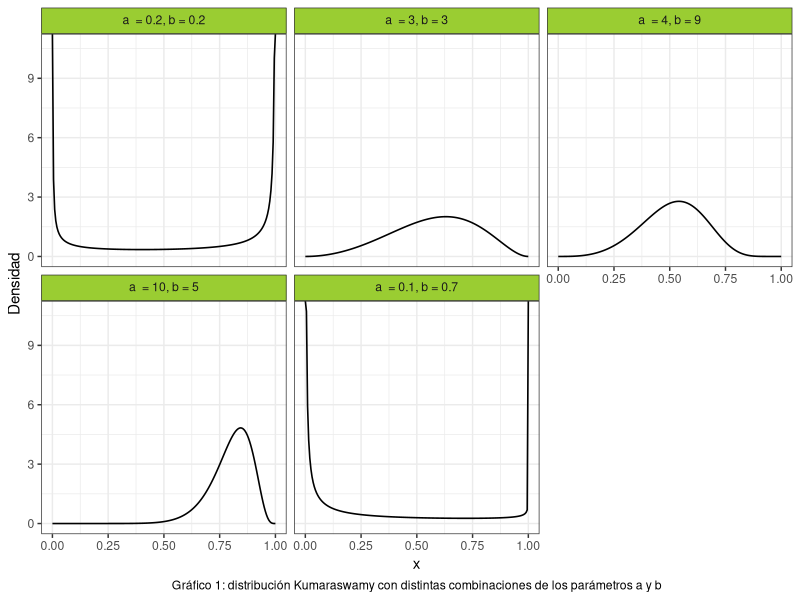
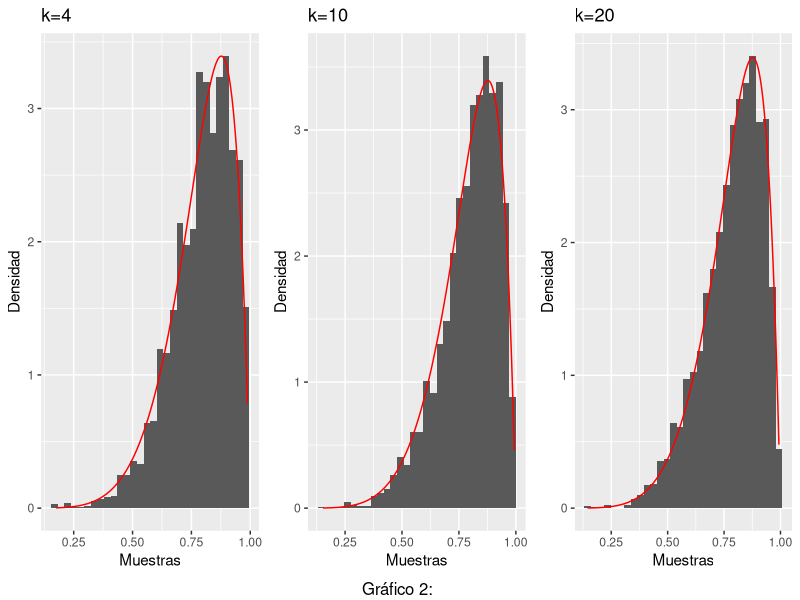
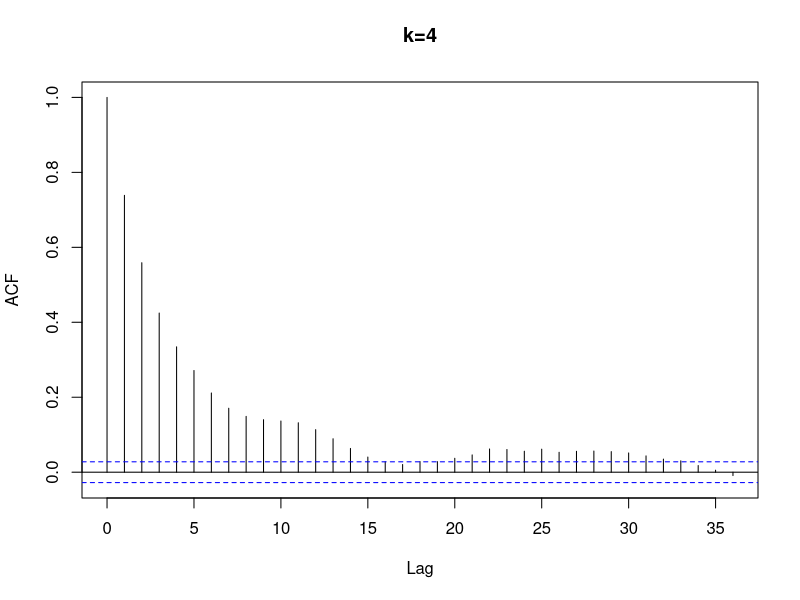
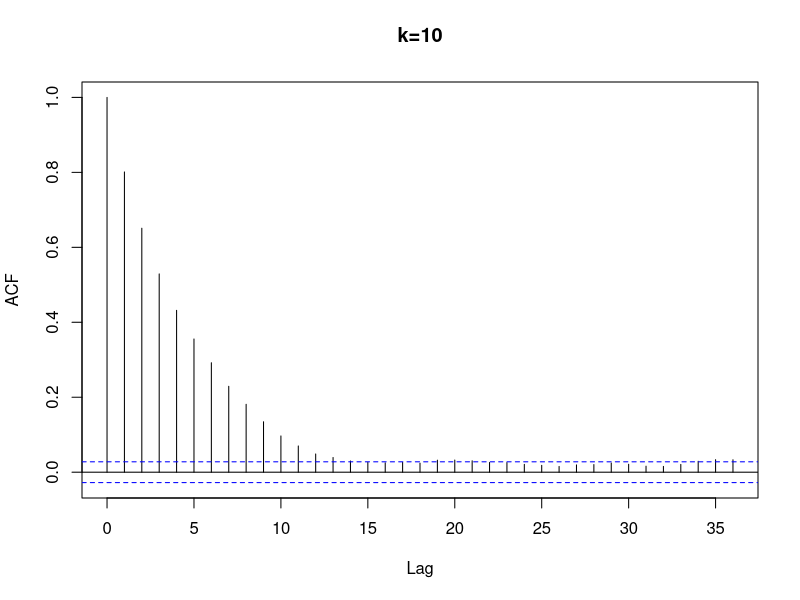
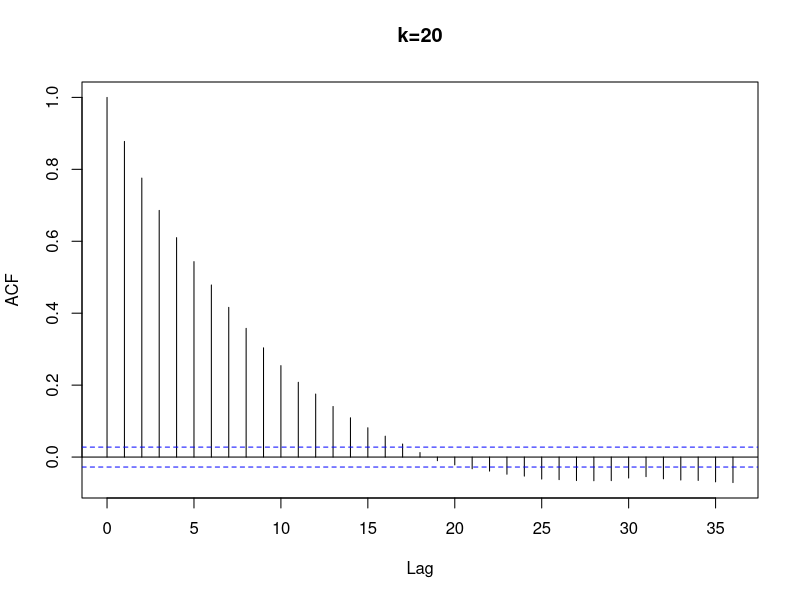
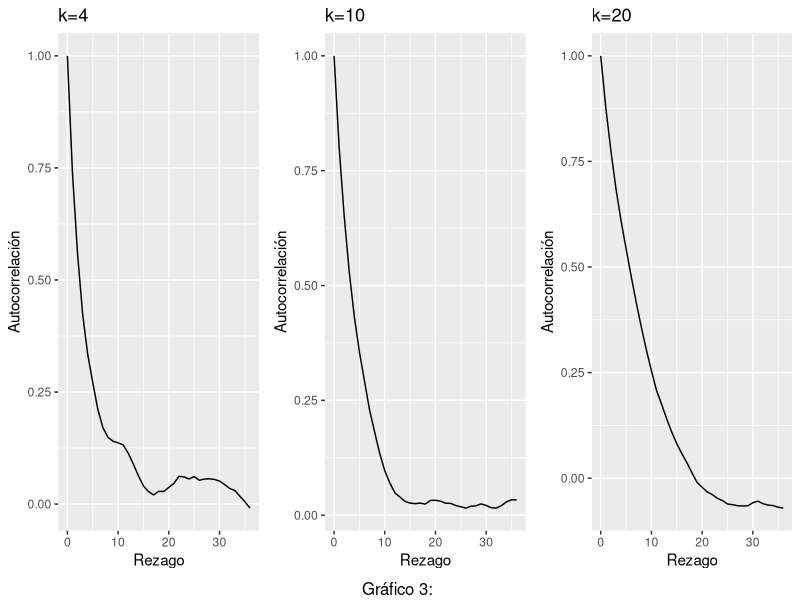
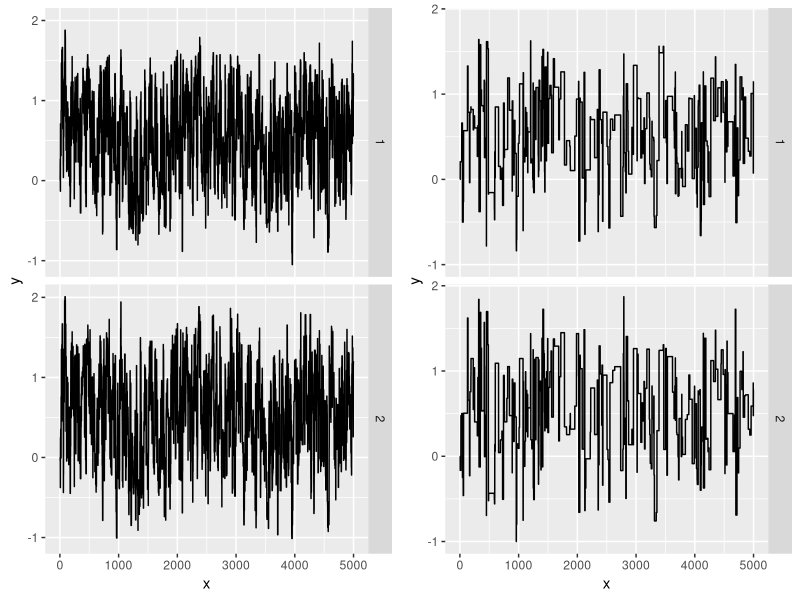
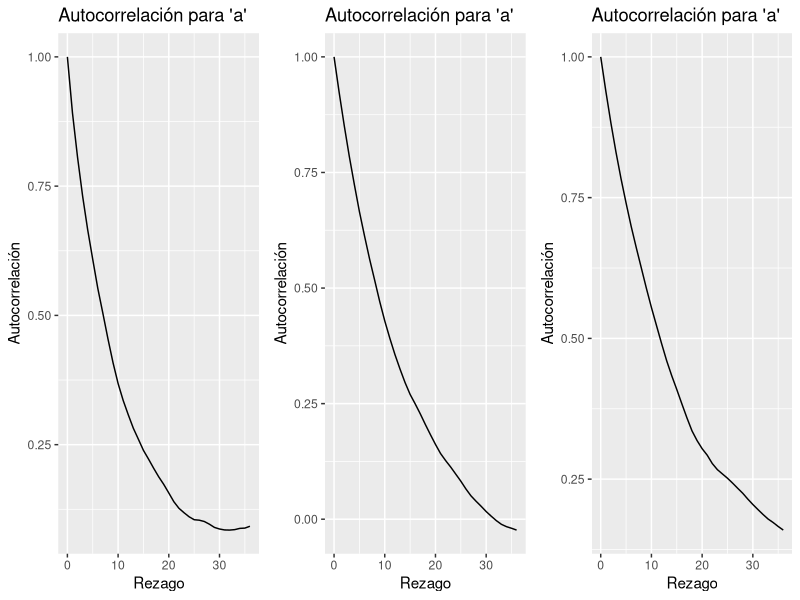

Recreate these plots in R, in order.
## ---- chunk 1
#Librerias
library(ggplot2)
library(dplyr)
library(gridExtra)
library(kableExtra)
library(stats)
library(mvtnorm)
set.seed(394)
## ---- chunk 2

cant_saltos <- 0


sample_mh <- function(d_objetivo, r_propuesta, d_propuesta, p_inicial, n) {
  muestras <- matrix(nrow = n, ncol = length(p_inicial))
  muestras[1, ] <- p_inicial
  
  for(i in 2:n) {
    p_actual <- muestras[i-1,]
    p_nuevo <- r_propuesta(p_actual)
    
    f_nuevo <- d_objetivo(p_nuevo)
    f_actual <- d_objetivo(p_actual)
    
    q_actual <- d_propuesta(p_actual, mean = p_nuevo)
    q_nuevo <- d_propuesta(p_nuevo, mean = p_actual)
    
    alpha <- min(1, (f_nuevo/f_actual)*(q_actual/q_nuevo))
    aceptar <- rbinom(1, 1, alpha)
    
    if(aceptar) { 
      muestras[i,] <- p_nuevo
      cant_saltos <- cant_saltos + 1
      
    } else {
      muestras[i,] <- p_actual
    }
  }
  
  if (ncol(muestras) == 1) {
    muestras <- as.vector(muestras)
  } 
  return(list(muestras=muestras,cant_saltos=cant_saltos))
}

## ---- chunk 3
#Punto 2
# Crear grilla para los valores de "x"
grid_n <- 200
x_grid <- seq(0, 1, length.out = grid_n)

kumaraswamy <- function(x, a, b){
  a*b*(x^(a-1))*((1-(x^a))^(b-1))
}

a <- c(0.2, 3, 4, 10, 0.1)
b <- c(0.2, 3, 9, 5, 0.7)


#Creamos un data frame para graficar la distribución de Kumaraswamy:

data1 <- data.frame(
  Funcion = as.factor(rep(1:5, each = grid_n)),
  Densidad = numeric(5 * grid_n),
  Grilla = rep(x_grid, times = 5)
) 

#Completamos el data frame con las densidades:
for(i in 1:5) {
    indices <- seq(from = 1 + (i - 1) * 200, to = 200 + (i - 1) * 200)
    data1$Densidad[indices] <- kumaraswamy(x_grid, a[i], b[i])
}

# Asigno etiquetas para cada función de kumaraswamy
levels(data1$Funcion) <- c(
  expression(a ~ " = 0.2," ~ b ~ "= 0.2"),
  expression(a ~ " = 3," ~ b ~ "= 3"),
  expression(a ~ " = 4," ~ b ~ "= 9"),
  expression(a ~ " = 10," ~ b ~ "= 5"),
  expression(a ~ " = 0.1," ~ b ~ "= 0.7")
)

ggplot(data = data1, aes(x = Grilla, y = Densidad)) +
  geom_line(size = 0.55) +
  facet_wrap(~Funcion, labeller = label_parsed) +
  theme_bw() +
  labs(x = "x",
       caption = "Gráfico 1: distribución Kumaraswamy con distintas combinaciones de los parámetros a y b") + 
  theme(
    strip.background = element_rect(fill = "olivedrab3"),
    plot.caption = element_text(hjust = 0.5)
  )

## ---- chunk 4
#Punto 3
concentracion3 <- c(4,10,20)
tabla3 <- data.frame ( 
  concentracion = rep(concentracion3, each = 5000),
  muestra = numeric(15000)
  )
tasa3 <- numeric(3)

for (i in 1:3) {
#Funciones a usar
d_objetivo3 <- function(x) kumaraswamy(x, 6, 2)
d_propuesta3 <- function(x, mean) dbeta(x, shape1 = mean * concentracion3[i], shape2 = (1-mean) * concentracion3[i])
r_propuesta3 <- function(x) rbeta(1, shape1 = x * concentracion3[i], shape2 = (1-x) * concentracion3[i])
#Donde x hace referencia a mu
n3 <- 5000
p_inicial3 <- rbeta(1,shape1=2,shape2=2)
funcion3 <- sample_mh(d_objetivo3, r_propuesta3, d_propuesta3, p_inicial3, n3)
indices <- seq(from = 1 + (i - 1) * 5000, to = 5000 + (i - 1) * 5000)
tabla3$muestra[indices] <- funcion3$muestras

tasa3[i] <- funcion3$cant_saltos/n3
} 

#Tasa de aceptacion
tabla3_2 <- data.frame(
  Concentracion = c("4","10","20"),
  Tasa_de_aceptacion = tasa3
) %>%
  kable() %>%
  kable_styling(bootstrap_options = c("striped","hover","condensed")) %>%
  add_footnote("Pie tabla")

#Gata peluda junta
# Agrego una columna con el orden de las muestras
tabla3$orden <- rep(1:5000, times = 3)
tabla3$concentracion <- as.factor(tabla3$concentracion) 


# Gráfico con múltiples líneas
grafico3_1 <- ggplot(data = tabla3, aes(x = orden, y = muestra, group = concentracion, color = concentracion)) +
  geom_line() +
  theme_bw() +
  labs(x = "x", y = "y", color = "Group", caption = "Título grafico") +
  theme(legend.position = "top")  
  
#Trace plots
plot_trace <- function(x){
  data.frame(x = seq_along(x), y = x) %>% 
    ggplot() +
    geom_line(aes(x = x, y = y))
}

grafico3_2 <- plot_trace(tabla3$muestra[1:5000]) + labs (caption = "Titulo grafico")
grafico3_3 <- plot_trace(tabla3$muestra[5001:10000]) + labs (caption = "Titulo grafico")
grafico3_4 <- plot_trace(tabla3$muestra[10001:15000]) + labs (caption = "Titulo grafico")

#Histogramas
plot_hist <- function(x, d_objetivo3) {
  x_seq <- seq(min(x), max(x), length.out = n3)
  df_hist <- data.frame(x = x)
  df_line <- data.frame(x = x_seq, y = d_objetivo3(x_seq))
  
  ggplot(df_hist)+
    geom_histogram(aes(x = x, y =after_stat(density))) +
    geom_line(aes(x = x, y = y), data = df_line, color = "red")
}
grafico3_5 <- plot_hist(tabla3$muestra[1:5000],d_objetivo3) +
  labs (title = "k=4", x = "Muestras", y = "Densidad")
grafico3_6 <- plot_hist(tabla3$muestra[5001:10000],d_objetivo3) +
  labs (title = "k=10", x = "Muestras", y = "Densidad")
grafico3_7 <- plot_hist(tabla3$muestra[10001:15000],d_objetivo3) +
  labs (title = "k=20", x = "Muestras", y = "Densidad")

grid.arrange(grafico3_5,grafico3_6,grafico3_7,nrow=1, bottom = "Gráfico 2: ")


#Graficos de autocorrelacion
invisible(a3 <- acf(tabla3$muestra[1:5000], main = "k=4"));

grafico3_8 <- ggplot()+
  geom_line(aes(y = a3$acf, x = a3$lag)) +
  labs (title = "k=4", x = "Rezago", y = "Autocorrelación")

invisible(b3 <- acf(tabla3$muestra[5001:10000], main = "k=10"));

grafico3_9 <- ggplot()+
  geom_line(aes(y = b3$acf, x = b3$lag)) +
  labs (title = "k=10", x = "Rezago", y = "Autocorrelación")

invisible(c3 <- acf(tabla3$muestra[10001:15000], main = "k=20"));

grafico3_10 <- ggplot()+
  geom_line(aes(y = c3$acf, x = c3$lag)) +
  labs (title = "k=20", x = "Rezago", y = "Autocorrelación")

grid.arrange(grafico3_8,grafico3_9,grafico3_10,nrow=1,  bottom = "Gráfico 3: ") 
## ---- chunk 5
#Punto 4
muestra4_1 <- tabla3$muestra[1:5000]
muestra4_2 <- tabla3$muestra[5001:10000]
muestra4_3 <- tabla3$muestra[10001:15000]

#Calculo de la media y los percentiles 5 y 95 para X:
medias <- c(mean(muestra4_1), mean(muestra4_2), mean(muestra4_3))
percentiles <- data.frame(
  Muestra = c("1", "2", "3"),
  Percentile_5 = c(quantile(muestra4_1, prob = c(0.05)),
                  quantile(muestra4_2, prob = c(0.05)),
                  quantile(muestra4_3, prob = c(0.05))
                  ),
  Percentil_95 = c(quantile(muestra4_1, prob = c(0.95)),
                  quantile(muestra4_2, prob = c(0.95)),
                  quantile(muestra4_3, prob = c(0.95))
                  )
)

#Cálculo de la media y los percentiles 5 y 95 para logit(X):
l_m1 <- log((muestra4_1/(1-muestra4_1)))
l_m2 <- log((muestra4_2/(1-muestra4_2)))
l_m3 <- log((muestra4_3/(1-muestra4_3)))


medias_l <- c(mean(l_m1), mean(l_m2), mean(l_m3))
percentiles_l <- data.frame(
  Muestra = c("1", "2", "3"),
  Percentile_5 = c(quantile(l_m1, prob = c(0.05)),
                  quantile(l_m2, prob = c(0.05)),
                  quantile(l_m3, prob = c(0.05))
                  ),
  Percentil_95 = c(quantile(l_m1, prob = c(0.95)),
                  quantile(l_m2, prob = c(0.95)),
                  quantile(l_m3, prob = c(0.95))
                  )
)



## ---- chunk 6
#Paso 7

# Funciones a utilizar
#1.Trace plot
plot_trace <- function(x, y) {
  n <- length(x)
  df <- data.frame(
    x = rep(1:n, 2),
    y = c(x,y),
    dimension = rep(1:2, each = n)
  )
  
  ggplot(df) + 
    geom_line(aes(x = x, y = y)) +
    facet_grid(rows = vars(dimension))
}


#2. Cálculo de R sombrero

W <- function(muestras) {
  
  mean(apply(muestras, 2, var))
 
}


B <-  function(muestras, M, S) {
  media_g <- mean(muestras)
  media_cadena <- mean(apply(muestras, 2, mean))
  
  
  b <- (S/(M-1))* sum((media_cadena-media_g)^2)
  #S = cantidad observaciones
  #M = cantidad muestras
  return(b)
}


r_hat <- function(x) {
  S <- nrow(x)
  M <- ncol(x)
  W <- W(x)
  B <- B(x, M, S)
  
  sqrt(((S/(S-1))*W + (1/S)*B)/W)
}

#3. Número efectivo de muestras
n_eff <- function(muestras){
  S <- length(muestras)
  autocorr <- acf(muestras, plot = F, lag = Inf)$acf
  limite <- which((autocorr < 0.001))[1] #sumamos hasta ese valor
  denom <- 1 + 2 * sum(autocorr[2:limite])
  
  S/denom
  
}


n7 <- 5000
funcion7_1 <- function(matriz_cov) {
    d_objetivo7 <- function(x) dmvnorm(x,c(0.4,0.75),matrix(c(1.35,0.4,0.4,2.4),nrow=2))
    d_propuesta7 <- function(x, mean) dmvnorm(x,mean = mean ,sigma = matriz_cov)
    r_propuesta7 <- function(x) rmvnorm(1, mean = x, sigma = matriz_cov)  


funcion7 <- sample_mh(d_objetivo7,r_propuesta7,d_propuesta7,c(0,0),n7)
muestra7 <- funcion7$muestras
grafico7_1 <- plot_trace(muestra7[,1],muestra7[,2])
r_sombrero <- r_hat(muestra7)
n_eff7_1 <- n_eff(muestra7[,1])
n_eff7_2 <- n_eff(muestra7[,2])
 return(list(grafico = grafico7_1, n1 = n_eff7_1, n2 = n_eff7_2, r = r_sombrero,
             muestra7 = muestra7))

}

#Evalucación de diferentes matrices de variancia y covariancia
matriz1 <- funcion7_1(matrix(c(2, 0.5, 0.5, 3), nrow = 2))
matriz2 <- funcion7_1(matrix(c(2, 0, 0, 3), nrow = 2))
matriz3 <- funcion7_1(matrix(c(0.4, 0, 0, 0.4), nrow = 2))
matriz4 <- funcion7_1(matrix(c(1, 0, 0, 1), nrow = 2))
matriz5 <- funcion7_1(matrix(c(5, 0, 0, 6), nrow = 2))

tabla <- data.frame(
  Matriz = c("1", "2", "3", "4", "5"),
  Num_efectivo_p1 = trunc(c(matriz1$n1, matriz2$n1, matriz3$n1, matriz4$n1, matriz5$n1)),
  Num_efectivo_p2 = trunc(c(matriz1$n2, matriz2$n2, matriz3$n2, matriz4$n2, matriz5$n2))
)
tabla
#Nos quedariamos con la ultima matriz.
## ---- chunk 7
#Punto 8: se calculan las probabilidades con la última matriz de var y cov.
muestra7 <- as.data.frame(matriz5$muestra7)
colnames(muestra7) <- c("X", "Y")

#Probabilidades estimadas
#Probabilidad n°1:
prob1 <- muestra7 %>% 
  filter(X > 1) %>% 
  count(Y < 0)

prob1$n[2]/(n7)


#Probabilidad n°2:
prob2 <- muestra7 %>% 
  filter(X > 1) %>% 
  count(Y > 2)

prob2$n[2]/(n7)



#Probabilidad n°3:
prob3 <- muestra7 %>% 
  filter(X > 0.4) %>% 
  count(Y > 0.75)

prob3$n[2]/(n7)



#Probabilidades reales:

#Probabilidad n°1:
pmvnorm(lower = c(1, -Inf), upper = c(Inf, 0), 
        mean = c(0.4, 0.75), sigma = matrix(c(1.35, 0.4, 0.4, 2.4), nrow = 2))

#Cómo funcionan "lower" y "upper"? 
#"lower" es un vector que indica los limites inferiores de cada variable: 1 para X y -Infinito para Y; "upper" funciona de manera igual.


#Probabilidad n°2:
pmvnorm(lower = c(1, 2), upper = c(Inf, Inf), 
        mean = c(0.4, 0.75), sigma = matrix(c(1.35, 0.4, 0.4, 2.4), nrow = 2))



#Probabilidad n°3:
pmvnorm(lower = c(0.4, 0.75), upper = c(Inf, Inf), 
        mean = c(0.4, 0.75), sigma = matrix(c(1.35, 0.4, 0.4, 2.4), nrow = 2))


## ---- chunk 8
#Punto 9

p_estrella <- function(x, a, b){
  exp(-((((a - x[1])^2) + b * ((x[2] - x[1])^2))^2))
}



n9 <- 5000

funcion9_1 <- function(matriz_cov) {
    d_objetivo9 <- function(x) p_estrella(x, 0.5, 5)
    d_propuesta9 <- function(x, mean) dmvnorm(x, mean = mean, sigma = matriz_cov)
    r_propuesta9 <- function(x) rmvnorm(1, mean = x, sigma = matriz_cov)  
    
    funcion9 <- sample_mh(d_objetivo9,r_propuesta9,d_propuesta9,c(0,0),n9)
    muestra9 <- funcion9$muestras
    grafico9_1 <- plot_trace(muestra9[,1],muestra9[,2])
    
    n_eff9_1 <- n_eff(muestra9[,1])
    n_eff9_2 <- n_eff(muestra9[,2])
    tasa9 <- funcion9$cant_saltos/n9
    autocorr_1 <- acf(muestra9[,1], plot = F)
    autocorr_2 <- acf(muestra9[,2], plot = F)
    
    return(list(grafico = grafico9_1, n1 = n_eff9_1, n2 = n_eff9_2,
             muestra9 = muestra9, tasa9 = tasa9, autocorr_p1 = autocorr_1,
             autocorr_p2 = autocorr_2))

}


matriz1 <- funcion9_1(matrix(c(0.3, 0.1, 0.1, 0.2), nrow = 2))
matriz2 <- funcion9_1(matrix(c(2, 0, 0, 2), nrow = 2))
matriz3 <- funcion9_1(matrix(c(4, 1, 1, 4), nrow = 2))



grafico9_1_1 <- ggplot()+
  geom_line(aes(y = matriz1$autocorr_p1$acf, x = matriz1$autocorr_p1$lag)) +
  labs (title = "Autocorrelación para 'a' ", x = "Rezago", y = "Autocorrelación")

grafico9_1_2 <- ggplot()+
  geom_line(aes(y = matriz1$autocorr_p2$acf, x = matriz1$autocorr_p2$lag)) +
  labs (title = "Autocorrelación para 'b' ", x = "Rezago", y = "Autocorrelación")


grafico9_2_1 <- ggplot()+
  geom_line(aes(y = matriz2$autocorr_p1$acf, x = matriz2$autocorr_p1$lag)) +
  labs (title = "Autocorrelación para 'a' ", x = "Rezago", y = "Autocorrelación")

grafico9_2_2 <- ggplot()+
  geom_line(aes(y = matriz2$autocorr_p2$acf, x = matriz2$autocorr_p2$lag)) +
  labs (title = "Autocorrelación para 'b' ", x = "Rezago", y = "Autocorrelación")

grafico9_3_1 <- ggplot()+
  geom_line(aes(y = matriz3$autocorr_p1$acf, x = matriz3$autocorr_p1$lag)) +
  labs (title = "Autocorrelación para 'a' ", x = "Rezago", y = "Autocorrelación")


grafico9_3_2 <- ggplot()+
  geom_line(aes(y = matriz3$autocorr_p2$acf, x = matriz3$autocorr_p2$lag)) +
  labs (title = "Autocorrelación para 'b' ", x = "Rezago", y = "Autocorrelación")
## ---- chunk 9
grid.arrange(matriz1$grafico, matriz3$grafico, ncol= 2)

tasas <- data.frame(
  Matriz = c("1", "2", "3"),
  Tasa = c(matriz1$tasa9, matriz2$tasa9, matriz3$tasa9)
)


grid.arrange(grafico9_1_1, grafico9_2_1, grafico9_3_1, ncol = 3)
grid.arrange(grafico9_1_2, grafico9_2_2, grafico9_3_2, ncol = 3)
## ---- chunk 10
#Punto 10
muestra9 <- as.data.frame(matriz1$muestra9)
colnames(muestra9) <- c("X", "Y")

#Probabilidades estimadas
#Probabilidad n°1:
prob1 <- muestra9 %>% 
  filter(X > 1 & X ) %>% 
  count(Y < 0)

prob1$n[2]/(n9)
